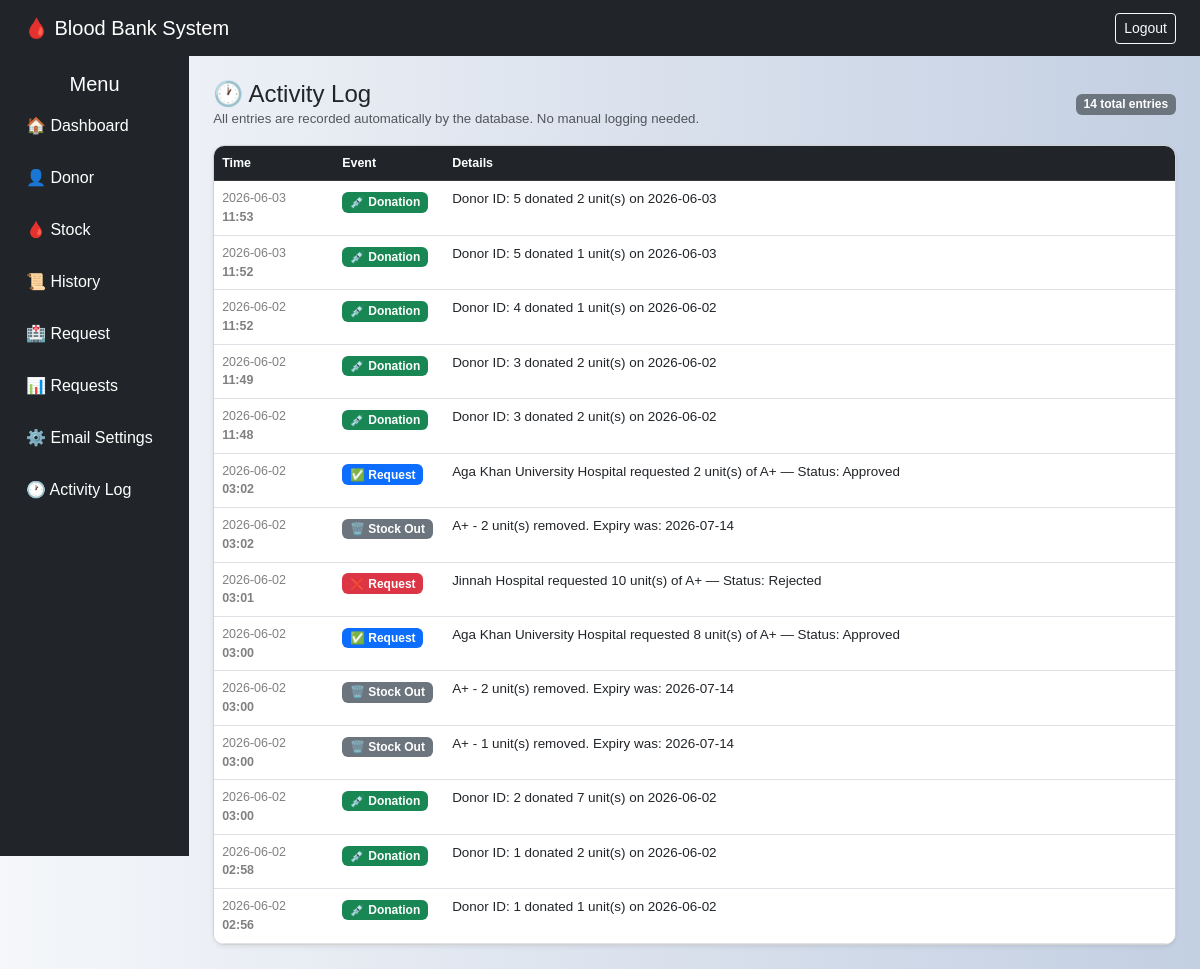
/audit (signed in), run on the app's committed database.
### tables this page shows
CREATE TABLE AuditLog(
        id         INTEGER PRIMARY KEY AUTOINCREMENT,
        event_type TEXT NOT NULL,
        table_name TEXT NOT NULL,
        record_id  INTEGER,
        details    TEXT,
        event_time TEXT NOT NULL
    );

### app.py (the view)
@app.route("/audit")
def audit():
    if "user" not in session:
        return redirect("/login")
    conn = get_db()
    cur  = conn.cursor()
    cur.execute("SELECT * FROM AuditLog ORDER BY id DESC")
    logs = cur.fetchall()
    conn.close()
    return render_template("audit.html", logs=logs)

### app.py (called while the page is built)
def get_db():
    conn = sqlite3.connect("database.db")
    conn.row_factory = sqlite3.Row
    return conn

### templates/audit.html
{% extends "base.html" %}
{% block content %}
<div class="d-flex justify-content-between align-items-center mb-3">
    <div>
        <h4 class="mb-0">🕐 Activity Log</h4>
        <p class="text-muted mb-0" style="font-size:.83rem;">
            All entries are recorded automatically by the database. No manual logging needed.
        </p>
    </div>
    <span class="badge bg-secondary">{{ logs|length }} total entries</span>
</div>
{% if logs %}
<div class="card shadow-sm">
    <table class="table table-hover mb-0">
        <thead class="table-dark">
            <tr>
                <th style="font-size:.78rem; width:120px;">Time</th>
                <th style="font-size:.78rem; width:110px;">Event</th>
                <th style="font-size:.78rem;">Details</th>
            </tr>
        </thead>
        <tbody>
            {% for log in logs %}
            <tr>
                <td style="font-size:.78rem; color:gray; white-space:nowrap;">
                    {{ log['event_time'][:10] }}<br>
                    <b>{{ log['event_time'][11:16] if log['event_time']|length > 10 else '' }}</b>
                </td>
                <td>
                    {% if log['table_name'] == 'Donation' %}
                        <span class="badge bg-success">💉 Donation</span>
                    {% elif log['table_name'] == 'Stock' and log['event_type'] == 'DELETE' %}
                        <span class="badge bg-secondary">🗑️ Stock Out</span>
                    {% elif log['table_name'] == 'Requests' %}
                        {% if 'Approved' in (log['details'] or '') %}
                        <span class="badge bg-primary">✅ Request</span>
                        {% else %}
                        <span class="badge bg-danger">❌ Request</span>
                        {% endif %}
                    {% else %}
                        <span class="badge bg-dark">{{ log['table_name'] }}</span>
                    {% endif %}
                </td>
                <td style="font-size:.84rem;">{{ log['details'] }}</td>
            </tr>
            {% endfor %}
        </tbody>
    </table>
</div>
{% else %}
<div class="card shadow-sm p-5 text-center text-muted">
    <div style="font-size:2.5rem; margin-bottom:12px;">🕐</div>
    <div>No activity recorded yet.</div>
    <div style="font-size:.82rem; margin-top:6px;">Register a donor or submit a request to see activity here.</div>
</div>
{% endif %}
{% endblock %}

### static/style.css (style rules this page uses)
body { background: linear-gradient(to right,#f5f7fa,#c3cfe2); font-family: Arial; }
.card { border-radius:12px; transition:0.3s; }
.table { background:white; border-radius:10px; overflow:hidden; }

### data on the page
AuditLog: event_time "2026-06-03", event_time "11:53", table_name "💉 Donation", details "Donor ID: 5 donated 2 unit(s) on 2026-06-03"
AuditLog: event_time "2026-06-03", event_time "11:52", table_name "💉 Donation", details "Donor ID: 5 donated 1 unit(s) on 2026-06-03"
AuditLog: event_time "2026-06-02", event_time "11:52", table_name "💉 Donation", details "Donor ID: 4 donated 1 unit(s) on 2026-06-02"
AuditLog: event_time "2026-06-02", event_time "11:49", table_name "💉 Donation", details "Donor ID: 3 donated 2 unit(s) on 2026-06-02"
AuditLog: event_time "2026-06-02", event_time "11:48", table_name "💉 Donation", details "Donor ID: 3 donated 2 unit(s) on 2026-06-02"
AuditLog: event_time "2026-06-02", event_time "03:02", table_name "✅ Request", details "Aga Khan University Hospital requested 2 unit(s) of A+ — Status: Approved"
AuditLog: event_time "2026-06-02", event_time "03:02", table_name "🗑️ Stock Out", details "A+ - 2 unit(s) removed. Expiry was: 2026-07-14"
AuditLog: event_time "2026-06-02", event_time "03:01", table_name "❌ Request", details "Jinnah Hospital requested 10 unit(s) of A+ — Status: Rejected"
AuditLog: event_time "2026-06-02", event_time "03:00", table_name "✅ Request", details "Aga Khan University Hospital requested 8 unit(s) of A+ — Status: Approved"
AuditLog: event_time "2026-06-02", event_time "03:00", table_name "🗑️ Stock Out", details "A+ - 2 unit(s) removed. Expiry was: 2026-07-14"
AuditLog: event_time "2026-06-02", event_time "03:00", table_name "🗑️ Stock Out", details "A+ - 1 unit(s) removed. Expiry was: 2026-07-14"
AuditLog: event_time "2026-06-02", event_time "03:00", table_name "💉 Donation", details "Donor ID: 2 donated 7 unit(s) on 2026-06-02"
AuditLog: event_time "2026-06-02", event_time "02:58", table_name "💉 Donation", details "Donor ID: 1 donated 2 unit(s) on 2026-06-02"
AuditLog: event_time "2026-06-02", event_time "02:56", table_name "💉 Donation", details "Donor ID: 1 donated 1 unit(s) on 2026-06-02"

### other printed values
{{ logs|length }} "14"
